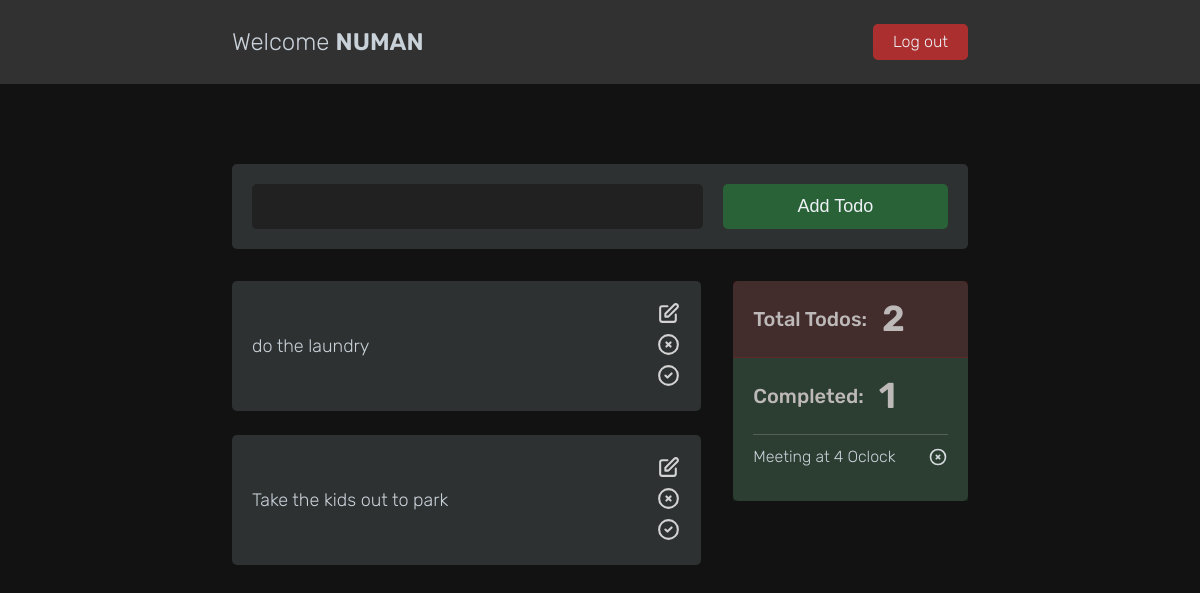
The app's page / (signed in) with its own data.
### todos/models.py (models this page shows, shortened)
class Todos(models.Model):
    user = models.ForeignKey(User, null=True, on_delete=models.CASCADE, blank=True)
    name = models.CharField(max_length=400, null=True)
    created = models.DateTimeField(auto_now_add=True)
    updated = models.DateTimeField(auto_now=True)
    is_completed = models.BooleanField(default=False)

### todos/views.py (the view, shortened to what this page needs)
# urls.py: path('', views.homePage, name='homepage'),
def homePage(request):
    if request.user.is_authenticated:
        user = request.user
        todos = user.todos_set.all().filter(is_completed=False).order_by('-created')
        total_todos = user.todos_set.all().count()
        completed_todos = user.todos_set.all().filter(is_completed=True).order_by('-updated')
        completed_todos_count = user.todos_set.all().filter(is_completed=True).count()
        form = TodosForm()
        context = {
            'form':form,
            'todos': todos,
            'total_todos':total_todos,
            'completed_todos':completed_todos,
            'completed_todos_count':completed_todos_count,
        }
    else:
        return redirect('login')
    return render(request, 'todos.html', context)

### todos/form.py
class TodosForm(ModelForm):
    class Meta:
        model = Todos
        fields = ['name',]

### template/todos.html (shortened to what this page needs)
{% extends 'main.html' %}
{% load static %}
{% block content %}
<header>
    <div class="header-content">
            <div class="greetings">
                <p class="user">Welcome <span> {{request.user.username.title}}</span></p>
            </div>
            <div class="logout">
                {% if request.user.is_authenticated %}
                <a href="{% url 'log-out' %}">Log out</a>
                {% endif %}
            </div>
    </div>
</header>
<div class="container">
{% if page == 'update' %}
<div class="add-todos">
    <form action="" method="POST" class="todo-form">
        {% csrf_token %}
        <div class="create-todo">
            {% for field in form %}
            {{field}}
            {% endfor %}
        </div>
        <div class="submit-todo">
            <input type="submit" value="Add Todo">
        </div>
    </form>
</div>
{% else %}
<div class="add-todos">
    <form action="" method="POST" class="todo-form">
        <div class="create-todo">
            {% for field in form %}
            {{field}}
            {% endfor %}
        </div>
        <div class="submit-todo">
            <input type="submit" value="Add Todo">
        </div>
    </form>
</div>
    <div class="main-content">
        <div class="todos">
            {% if todos %}
            {% for todo in todos %}
            <div class="todo-text-box">
                <p class="todo-text">
                    {{todo.name}}
                </p>
                <div class="actions">
                    <a href="{% url 'updatetodo' todo.id %}"> </a>
                      <a href="{% url 'delete-todo' todo.id %}"> <svg xmlns="http://www.w3.org/2000/svg" class="h-6 w-6 todo-icon todo-icon__delete" fill="none" viewBox="0 0 24 24" stroke="currentColor">
                        <path stroke-linecap="round" stroke-linejoin="round" stroke-width="2" d="M10 14l2-2m0 0l2-2m-2 2l-2-2m2 2l2 2m7-2a9 9 0 11-18 0 9 9 0 0118 0z" />
                      </svg></a>
                    <a href="{% url 'complete-todo' todo.id %}"> <svg xmlns="http://www.w3.org/2000/svg" class="h-6 w-6 todo-icon todo-icon__complete" fill="none" viewBox="0 0 24 24" stroke="currentColor">
                        <path stroke-linecap="round" stroke-linejoin="round" stroke-width="2" d="M9 12l2 2 4-4m6 2a9 9 0 11-18 0 9 9 0 0118 0z" />
                      </svg></a>
                </div>
            </div>
            {% endfor %}
            {% else %}
            <p class="create-your-todos">Start Creating Your Todos</p>
            {% endif %}
        </div>
    </div>
    <div class="side-bar">
        <div class="total-todos">
            <p class="no-todos">
                Total Todos: <span>{{todos.count}}</span>
            </p>
        </div>
        <div class="completed-todos__box">
            <div class="completed-todos">
               <p> Completed: <span>{{completed_todos_count}}</span></p>
            </div>
            <ul class="completed-todos__list">
              {% if completed_todos %}
              {% for todo in completed_todos %}
              <li class="completed-todo__item">
                <p class="completed-todo__text">{{todo.name}}</p>
                <a href="{% url 'undocomplete-todo' todo.id %}">
                  <svg xmlns="http://www.w3.org/2000/svg" class="h-6 w-6 todo-icon todo-icon__delete" fill="none" viewBox="0 0 24 24" stroke="currentColor">
                      <path stroke-linecap="round" stroke-linejoin="round" stroke-width="2" d="M10 14l2-2m0 0l2-2m-2 2l-2-2m2 2l2 2m7-2a9 9 0 11-18 0 9 9 0 0118 0z" />
                    </svg>
                </a>
          </li>
              {% endfor %}
              {% endif %}
            </ul>
        </div>
    </div>
    {% endif %}
</div>
{% endblock %}

### static/css/main.css (style rules this page uses)
* { padding: 0; margin: 0; box-sizing: border-box; }
html { font-size: 62.5%; }
body { font-family: 'Rubik', sans-serif; line-height: 1; font-weight: 300; color: #c9d1d9; background-color: #121212; }
.container { max-width: 80rem; margin: 4.8rem auto; padding: 3.2rem; display: grid; grid-template-columns: 2fr 1fr; grid-gap: 3.2rem; align-items: start; position: relative; }
.add-todos, .side-bar { background-color: rgb(45, 49, 49); border-radius: 5px; }
.add-todos { padding: 2rem; grid-column: 1 / -1 ; font-size: 2rem; }
.todo-form { display: grid; grid-template-columns: 2fr 1fr; align-items: center; gap: 2rem; }
.create-todo input { padding: 1.2rem; font-size: 1.8rem; color: #c9d1d9; background-color: #212121; border: none; border-radius: .5rem; width: 100%; }
.submit-todo input { color: #eef2f7; padding: 1.2rem; border-radius: .5rem; border: none; font-size: 1.8rem; font-weight: 500; background-color: #1bd6434b; cursor: pointer; width: 100%; }
.todo-text-box { border-radius: 5px; display: flex; align-items: center; justify-content: space-between; gap: .8rem; padding: 2rem; background-color: rgb(45, 49, 49); margin-bottom: 2.4rem; }
.actions { padding-left: 2rem; display: flex; flex-direction: column; gap: 3px; }
.actions a { text-decoration: none; color: rgb(212, 211, 211); font-size: 1.6rem; }
.todo-text { font-size: 1.8rem; line-height: 1.6; }
.completed-todos p, .no-todos { font-size: 2rem; font-weight: 500; color: #beb9b9; display: flex; align-items: center; gap: 1.5rem; }
.total-todos { border-bottom: 1px solid rgba(206, 27, 27, 0.205); padding-bottom: 1rem; padding: 2rem; background-color: rgba(255, 0, 0, 0.103); }
.completed-todos span, .no-todos span { font-size: 3.6rem; font-weight: 600; }
.completed-todos__box { padding: 2rem; background-color: #1bd64313; }
.completed-todos { padding-bottom: 2rem; border-bottom: 1px solid rgba(245, 231, 231, 0.205); }
.todo-icon { width: 2.5rem; height: 2.5rem; }
.completed-todos__list { list-style: none; }
.completed-todo__item .todo-icon { width: 2rem; height: 2rem; stroke: #eef2f7de; }
.completed-todo__item { display: flex; justify-content: space-between; gap: .8rem; align-items: flex-start; flex-direction: start; margin: 1.2rem 0; flex-grow: 1; }
.completed-todo__text { font-size: 1.6rem; line-height: 1.3; }
.user { font-size: 2.4rem; }
.user span { text-transform: uppercase; font-weight: 600; }
header { background-color: #fcfcfc21; }
.header-content { display: flex; justify-content: space-between; align-items: center; margin: 0 auto; max-width: 80rem; padding: 2.4rem 3.2rem; }
.logout a { display: inline-block; padding: 1rem 2rem; text-decoration: none; font-size: 1.6rem; color: #eef2f7; background-color: #eb2e2ea8; border-radius: 5px; }

### records on screen
Todos: name "do the laundry"
Todos: name "Take the kids out to park"
Todos: name "Meeting at 4 Oclock"

### other values on screen
{{ request.user.username.title }} "NUMAN"
{{ todos.count }} "2"
{{ completed_todos_count }} "1"
